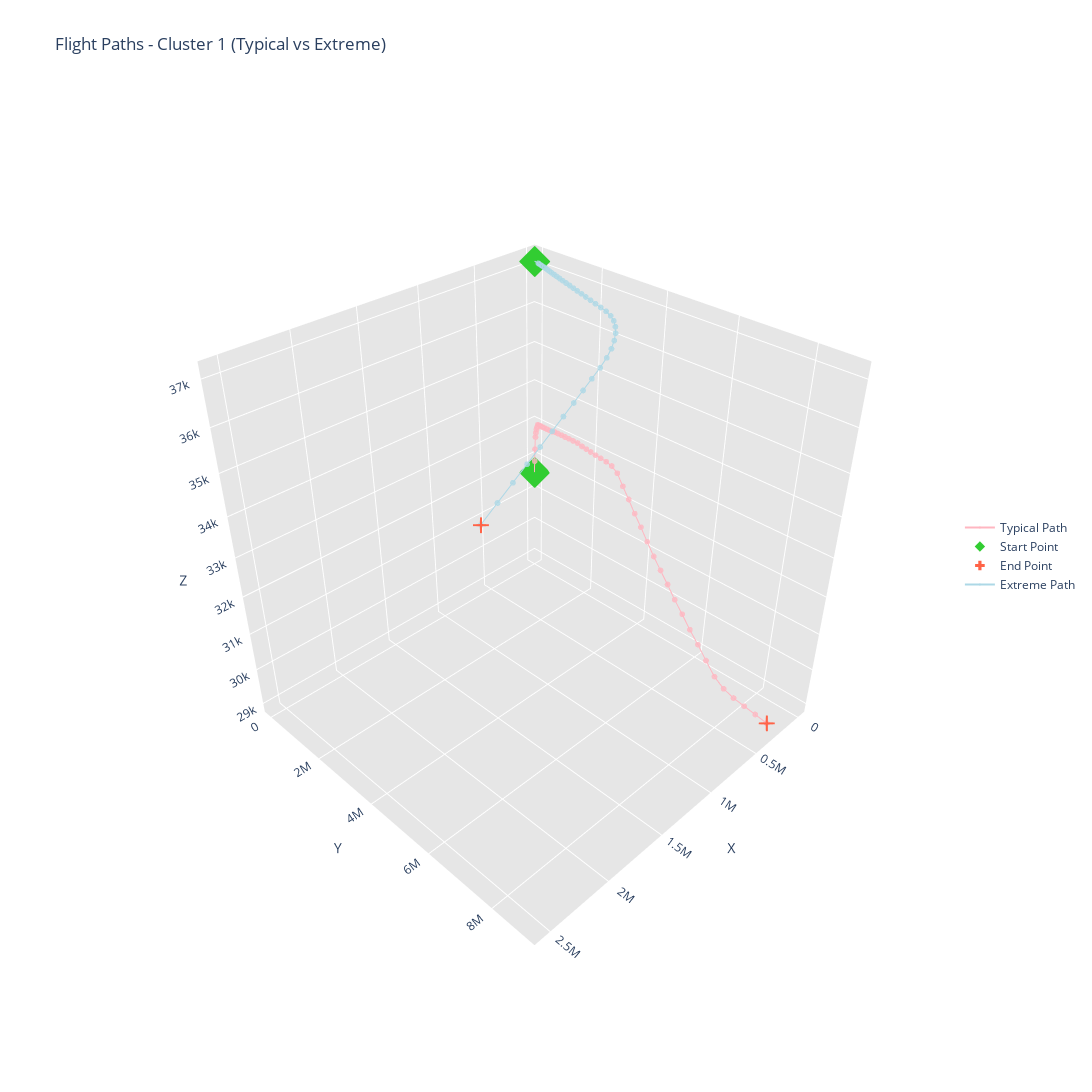

Notebook code for this chart:
### Markdown cell above
Now we can see some very clear patterns start to emerge and our clusters begin to make sense. Not that the last trace is the noise category, and thus will contain many outliers. Now that we've gotten a decenct view of all the clusters, lets look at our clusters individually to get higher degree of granularity.

### Individual cluster visualizations

We are going to do 2 plots for each of the clusters. The first contains 2 select traces from each cluster calculated with _10_clustering.py. They are:

The most "average" or "representative" trace within a cluster, determined by:
- Calculating the average distance from each point to all other points in the cluster
- Finding the point that has the smallest average distance to everything else
- You can think of this as finding the most "central" point in the cluster

And the most extreme trace within each cluster, determined by:
- Calculating the average distance from each point to all other points (same as above)
- Finding the point that has the largest average distance to everything else
- This identifies the point that's most "far away" from the rest of the cluster

The second plot will be simliar to the above, but only showing 50 random traces from the cluster we are currently analyzing.

Note: All plots below will have the z-axis auto-scaled, i.e. the x and y point distance will be equivalent to each other, but changes in the Z axis will actually be much greater than their real magnitude.

### Code cell
# Filter for Cluster 1 and the specific traces
typical_trace = trajectories[
    (trajectories['cluster'] == 1) & 
    (trajectories['is_most_typical'] == True)
]

extreme_trace = trajectories[
    (trajectories['cluster'] == 1) & 
    (trajectories['is_most_extreme'] == True)
]

# Create the 3D scatter plot with both traces
fig = go.Figure()

# Add typical trace path
fig.add_trace(go.Scatter3d(
    x=typical_trace['x'],
    y=typical_trace['y'],
    z=typical_trace['z'],
    mode='lines+markers',
    name='Typical Path',
    line=dict(
        width=2,
        color='rgba(255, 182, 193, 1)'  # Pastel pink
    ),
    marker=dict(
        size=2,
        color='rgba(255, 182, 193, 1)',
        opacity=0.8
    )
))

# Add typical trace start point
fig.add_trace(go.Scatter3d(
    x=[typical_trace['x'].iloc[0]],
    y=[typical_trace['y'].iloc[0]],
    z=[typical_trace['z'].iloc[0]],
    mode='markers',
    name='Start Point',
    marker=dict(
        size=8,
        symbol='diamond',
        color='rgba(50, 205, 50, 1)',  # Pastel green
        opacity=1
    )
))

# Add typical trace end point
fig.add_trace(go.Scatter3d(
    x=[typical_trace['x'].iloc[49]],
    y=[typical_trace['y'].iloc[49]],
    z=[typical_trace['z'].iloc[49]],
    mode='markers',
    name='End Point',
    marker=dict(
        size=8,
        symbol='cross',
        color='rgba(255, 99, 71, 1)',  # Pastel red
        opacity=1
    )
))

# Add extreme trace path
fig.add_trace(go.Scatter3d(
    x=extreme_trace['x'],
    y=extreme_trace['y'],
    z=extreme_trace['z'],
    mode='lines+markers',
    name='Extreme Path',
    line=dict(
        width=2,
        color='rgba(173, 216, 230, 1)'  # Pastel blue
    ),
    marker=dict(
        size=2,
        color='rgba(173, 216, 230, 1)',
        opacity=0.8
    )
))

# Add extreme trace start point
fig.add_trace(go.Scatter3d(
    x=[extreme_trace['x'].iloc[0]],
    y=[extreme_trace['y'].iloc[0]],
    z=[extreme_trace['z'].iloc[0]],
    mode='markers',
    name='Start Point',
    showlegend=False,  # Don't show duplicate legend entry
    marker=dict(
        size=8,
        symbol='diamond',
        color='rgba(50, 205, 50, 1)',  # Pastel green
        opacity=1
    )
))

# Add extreme trace end point
fig.add_trace(go.Scatter3d(
    x=[extreme_trace['x'].iloc[49]],
    y=[extreme_trace['y'].iloc[49]],
    z=[extreme_trace['z'].iloc[49]],
    mode='markers',
    name='End Point',
    showlegend=False,  # Don't show duplicate legend entry
    marker=dict(
        size=8,
        symbol='cross',
        color='rgba(255, 99, 71, 1)',  # Pastel red
        opacity=1
    )
))

# Update layout for better visualization
fig.update_layout(
    title='Flight Paths - Cluster 1 (Typical vs Extreme)',
    scene=dict(
        camera=dict(
            up=dict(x=0, y=0, z=1),
            center=dict(x=0, y=0, z=0),
            eye=dict(x=1.5, y=1.5, z=1.5)
        ),
        aspectmode='cube',
        xaxis=dict(
            title='X',
            showbackground=True,
            backgroundcolor='rgb(230, 230, 230)'
        ),
        yaxis=dict(
            title='Y',
            showbackground=True,
            backgroundcolor='rgb(230, 230, 230)'
        ),
        zaxis=dict(
            title='Z',
            showbackground=True,
            backgroundcolor='rgb(230, 230, 230)'
        )
    ),
    width=1600,
    height=1200,
    showlegend=True,
    legend=dict(
        yanchor="middle", 
        y=0.5,
        xanchor="right",
        x=1.1
    )
)

# Display interactive plot
fig.show()

# Save static version
pio.write_image(fig, "flight_path_comparison.png")

Image("flight_path_comparison.png")

### Figure 1 — Plotly figure (JSON) as saved in the notebook; plotly's stock layout.template omitted (floating-point values rounded to 4 significant figures)
{"data": [{"line": {"color": "rgba(255, 182, 193, 1)", "width": 2}, "marker": {"color": "rgba(255, 182, 193, 1)", "opacity": 0.8, "size": 2}, "mode": "lines+markers", "name": "Typical Path", "type": "scatter3d", "x": [0.0, 4.894, 14.56, 4.96e-12, -16.21, -34.36, -54.72, -31.44, -63.03, -24.37, -72.17, -127.9, -66.05, 144.5, 222.0, 307.3, 400.3, 705.8, 1035.0, 1151.0, 1276.0, 1674.0, 1814.0, 5508.0, 12780.0, 21080.0, 29110.0, 37150.0, 44800.0, 52620.0, 60560.0, 68330.0, 76020.0, 84870.0, 94550.0, 104900.0, 115600.0, 126600.0, 137900.0, 149500.0, 161400.0, 173100.0, 185100.0, 197900.0, 209900.0, 222100.0, 235800.0, 250600.0, 265100.0, 280600.0], "y": [0.0, 5687.0, 16910.0, 33380.0, 51700.0, 72240.0, 95250.0, 122300.0, 158000.0, 202900.0, 257000.0, 320000.0, 391800.0, 472600.0, 562600.0, 661700.0, 769700.0, 886900.0, 1013000.0, 1149000.0, 1293000.0, 1446000.0, 1608000.0, 1778000.0, 1955000.0, 2141000.0, 2337000.0, 2542000.0, 2756000.0, 2974000.0, 3196000.0, 3424000.0, 3662000.0, 3910000.0, 4168000.0, 4432000.0, 4705000.0, 4985000.0, 5272000.0, 5567000.0, 5870000.0, 6181000.0, 6500000.0, 6828000.0, 7162000.0, 7502000.0, 7853000.0, 8214000.0, 8582000.0, 8960000.0], "z": [31600.0, 31920.0, 32280.0, 32620.0, 32750.0, 32850.0, 32920.0, 33000.0, 33000.0, 33000.0, 33000.0, 33000.0, 33000.0, 33000.0, 33000.0, 33000.0, 33020.0, 33020.0, 33020.0, 33020.0, 33020.0, 33020.0, 33020.0, 33000.0, 33000.0, 33000.0, 33000.0, 33000.0, 33000.0, 32980.0, 32880.0, 32620.0, 32380.0, 32100.0, 31850.0, 31580.0, 31300.0, 31050.0, 30800.0, 30520.0, 30280.0, 30000.0, 29750.0, 29480.0, 29200.0, 29050.0, 29000.0, 29000.0, 29000.0, 29000.0]}, {"marker": {"color": "rgba(50, 205, 50, 1)", "opacity": 1, "size": 8, "symbol": "diamond"}, "mode": "markers", "name": "Start Point", "type": "scatter3d", "x": [0], "y": [0], "z": [31600]}, {"marker": {"color": "rgba(255, 99, 71, 1)", "opacity": 1, "size": 8, "symbol": "cross"}, "mode": "markers", "name": "End Point", "type": "scatter3d", "x": [280600.0], "y": [8960000.0], "z": [29000]}, {"line": {"color": "rgba(173, 216, 230, 1)", "width": 2}, "marker": {"color": "rgba(173, 216, 230, 1)", "opacity": 0.8, "size": 2}, "mode": "lines+markers", "name": "Extreme Path", "type": "scatter3d", "x": [0.0, 145.4, 258.5, -1.932e-13, -281.7, 195.0, 1405.0, 3506.0, 6217.0, 9822.0, 14500.0, 20280.0, 26970.0, 34490.0, 42820.0, 52270.0, 62600.0, 73560.0, 85350.0, 97950.0, 111100.0, 124900.0, 139400.0, 154600.0, 170600.0, 187800.0, 205400.0, 224200.0, 243800.0, 264300.0, 285200.0, 307700.0, 340000.0, 386000.0, 446900.0, 520000.0, 607200.0, 706500.0, 819900.0, 946900.0, 1085000.0, 1228000.0, 1374000.0, 1527000.0, 1684000.0, 1848000.0, 2015000.0, 2188000.0, 2366000.0, 2548000.0], "y": [0.0, 1791.0, 5508.0, 11080.0, 22960.0, 37020.0, 56020.0, 83690.0, 120300.0, 165600.0, 219800.0, 282800.0, 354300.0, 434700.0, 523800.0, 621200.0, 727600.0, 842700.0, 966500.0, 1099000.0, 1240000.0, 1389000.0, 1547000.0, 1714000.0, 1888000.0, 2072000.0, 2264000.0, 2465000.0, 2675000.0, 2893000.0, 3121000.0, 3357000.0, 3595000.0, 3833000.0, 4070000.0, 4305000.0, 4538000.0, 4768000.0, 4994000.0, 5215000.0, 5433000.0, 5659000.0, 5893000.0, 6133000.0, 6382000.0, 6637000.0, 6901000.0, 7172000.0, 7451000.0, 7737000.0], "z": [37100.0, 37100.0, 37100.0, 37100.0, 37100.0, 37100.0, 37100.0, 37100.0, 37100.0, 37100.0, 37100.0, 37100.0, 37100.0, 37100.0, 37100.0, 37100.0, 37100.0, 37100.0, 37100.0, 37100.0, 37100.0, 37100.0, 37100.0, 37100.0, 37100.0, 37100.0, 37100.0, 37100.0, 37100.0, 37100.0, 37100.0, 37100.0, 37100.0, 37100.0, 37100.0, 37100.0, 37100.0, 37100.0, 37100.0, 37100.0, 37100.0, 37100.0, 37100.0, 37100.0, 37100.0, 37100.0, 37100.0, 37100.0, 37100.0, 37100.0]}, {"marker": {"color": "rgba(50, 205, 50, 1)", "opacity": 1, "size": 8, "symbol": "diamond"}, "mode": "markers", "name": "Start Point", "showlegend": false, "type": "scatter3d", "x": [0], "y": [0], "z": [37100]}, {"marker": {"color": "rgba(255, 99, 71, 1)", "opacity": 1, "size": 8, "symbol": "cross"}, "mode": "markers", "name": "End Point", "showlegend": false, "type": "scatter3d", "x": [2548000.0], "y": [7737000.0], "z": [37100]}], "layout": {"height": 1200, "legend": {"x": 1.1, "xanchor": "right", "y": 0.5, "yanchor": "middle"}, "scene": {"aspectmode": "cube", "camera": {"center": {"x": 0, "y": 0, "z": 0}, "eye": {"x": 1.5, "y": 1.5, "z": 1.5}, "up": {"x": 0, "y": 0, "z": 1}}, "xaxis": {"backgroundcolor": "rgb(230, 230, 230)", "showbackground": true, "title": {"text": "X"}}, "yaxis": {"backgroundcolor": "rgb(230, 230, 230)", "showbackground": true, "title": {"text": "Y"}}, "zaxis": {"backgroundcolor": "rgb(230, 230, 230)", "showbackground": true, "title": {"text": "Z"}}}, "showlegend": true, "title": {"text": "Flight Paths - Cluster 1 (Typical vs Extreme)"}, "width": 1600}}
